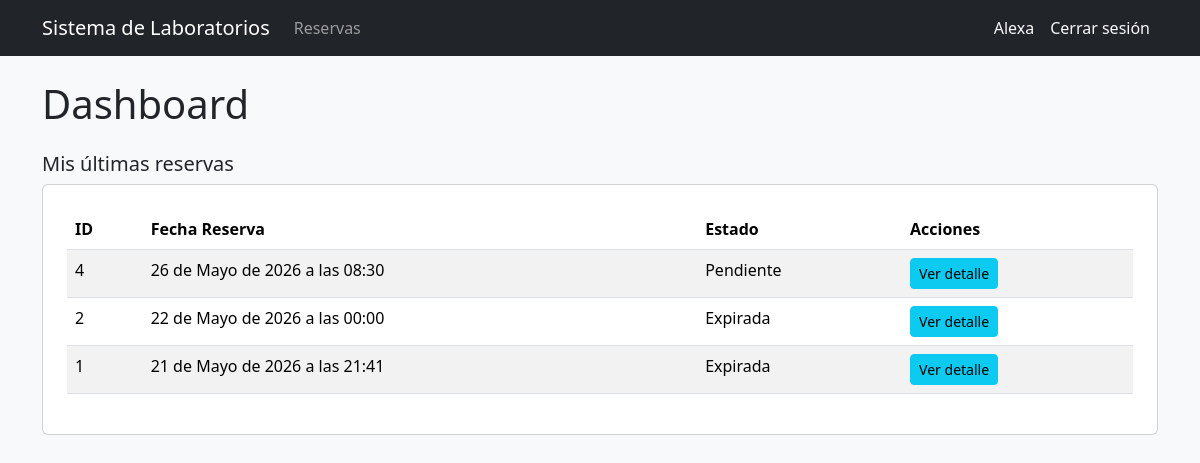
/ (signed in), run on the app's committed database.
### users/models.py (models this page shows, shortened)
class Usuario(AbstractUser):
    codigo = models.CharField(max_length=50, unique=True, blank=True)
    programa = models.CharField(max_length=100, blank=True)
    rol = models.ForeignKey(
        Rol,
        on_delete=models.CASCADE,
        null=True,
        blank=True
    )

### reservas/models.py (models this page shows, shortened)
class Reserva(models.Model):
    usuario = models.ForeignKey(
        'users.Usuario',
        on_delete=models.CASCADE
    )
    fecha_reserva = models.DateTimeField()
    hora_limite_retiro = models.DateTimeField(
        null=True,
        blank=True
    )
    fecha_devolucion = models.DateTimeField(
        null=True,
        blank=True
    )
    estado = models.ForeignKey(
        EstadoReserva,
        on_delete=models.CASCADE,
        null=True,
        blank=True
    )
    fecha_creacion = models.DateTimeField(auto_now_add=True)

class EstadoReserva(models.Model):
    nombre = models.CharField(max_length=50)
    def __str__(self):
        return self.nombre

### config/views.py (the view)
# urls.py: path('', dashboard, name='dashboard'),
@login_required
def dashboard(request):
    context = {}
    rol = request.user.rol.nombre if request.user.rol else None
    if rol == 'Administrador':
        context['total_items'] = ItemInventario.objects.count()
        context['items_disponibles'] = ItemInventario.objects.filter(estado__nombre='Disponible').count()
        context['items_prestados'] = ItemInventario.objects.filter(estado__nombre='Prestado').count()
        context['prestamos_activos'] = Prestamo.objects.filter(estado__nombre='Activo').count()
        context['reservas_pendientes'] = Reserva.objects.filter(estado__nombre='Pendiente').count()
        context['alertas_stock'] = [
            insumo for insumo in Insumo.objects.all()
            if insumo.stock_minimo_alcanzado()
        ]
    elif rol == 'Encargado':
        context['prestamos_activos'] = Prestamo.objects.filter(estado__nombre='Activo').count()
        context['reservas_pendientes'] = Reserva.objects.filter(estado__nombre='Pendiente').count()
    elif rol in ['Docente', 'Estudiante']:
        context['mis_reservas'] = Reserva.objects.filter(
            usuario=request.user
        ).order_by('-fecha_creacion')[:5]
    context['rol'] = rol
    return render(request, 'dashboard.html', context)

### templates/dashboard.html (shortened to what this page needs)
{% extends 'base_general.html' %}
{% block contenido %}
<h1 class="mb-4">Dashboard</h1>
{% if rol == 'Administrador' %}
    <div class="row mb-4">
        <div class="col-md-3">
            <div class="card text-white bg-primary p-3 text-center">
                <h5>Total Ítems</h5>
                <h2>{{ total_items }}</h2>
            </div>
        </div>
        <div class="col-md-3">
            <div class="card text-white bg-success p-3 text-center">
                <h5>Disponibles</h5>
                <h2>{{ items_disponibles }}</h2>
            </div>
        </div>
        <div class="col-md-3">
            <div class="card text-white bg-warning p-3 text-center">
                <h5>Prestados</h5>
                <h2>{{ items_prestados }}</h2>
            </div>
        </div>
        <div class="col-md-3">
            <div class="card text-white bg-info p-3 text-center">
                <h5>Préstamos Activos</h5>
                <h2>{{ prestamos_activos }}</h2>
            </div>
        </div>
    </div>
    <div class="row mb-4">
        <div class="col-md-3">
            <div class="card text-white bg-secondary p-3 text-center">
                <h5>Reservas Pendientes</h5>
                <h2>{{ reservas_pendientes }}</h2>
            </div>
        </div>
    </div>
    {% if alertas_stock %}
    <div class="alert alert-warning">
        <h5>⚠️ Insumos con stock bajo</h5>
        <ul class="mb-0">
            {% for insumo in alertas_stock %}
            <li>
                <strong>{{ insumo.nombre }}</strong> —
                Disponible: {{ insumo.cantidad_disponible }} |
                Mínimo: {{ insumo.stock_minimo }}
            </li>
            {% endfor %}
        </ul>
    </div>
    {% endif %}
{% elif rol == 'Docente' or rol == 'Estudiante' %}
    <h5>Mis últimas reservas</h5>
    {% if mis_reservas %}
    <div class="card p-4">
        <table class="table table-striped">
            <thead>
                <tr>
                    <th>ID</th>
                    <th>Fecha Reserva</th>
                    <th>Estado</th>
                    <th>Acciones</th>
                </tr>
            </thead>
            <tbody>
                {% for reserva in mis_reservas %}
                <tr>
                    <td>{{ reserva.id }}</td>
                    <td>{{ reserva.fecha_reserva }}</td>
                    <td>{{ reserva.estado }}</td>
                    <td>
                        <a href="/reservas/{{ reserva.id }}/" class="btn btn-info btn-sm">
                            Ver detalle
                        </a>
                    </td>
                </tr>
                {% endfor %}
            </tbody>
        </table>
    </div>
    {% else %}
    <p class="text-muted">No tienes reservas aún. <a href="/reservas/crear/">Crear una reserva</a></p>
    {% endif %}
{% endif %}
{% endblock %}

### templates/base_general.html (shortened to what this page needs)
<!DOCTYPE html>
<html lang="es">
<head>
    <link
        href="https://cdn.jsdelivr.net/npm/bootstrap@5.3.3/dist/css/bootstrap.min.css"
        rel="stylesheet"
    >
</head>
<body class="bg-light">
    <nav class="navbar navbar-expand-lg navbar-dark bg-dark">
    <div class="container">
        <a class="navbar-brand" href="/">Sistema de Laboratorios</a>
        <div class="navbar-nav">
    {% if user.rol.nombre == 'Administrador' %}
        <a class="nav-link" href="/inventario/">Insumos</a>
        <a class="nav-link" href="/inventario/items/">Items</a>
        <a class="nav-link" href="/inventario/movimientos/">Movimientos</a>
        <a class="nav-link" href="/prestamos/">Préstamos</a>
        <a class="nav-link" href="/reservas/">Reservas</a>
        <a class="nav-link" href="/usuarios/">Usuarios</a>
        <a class="nav-link" href="/laboratorio/">Laboratorio</a>
    {% elif user.rol.nombre == 'Encargado' %}
        <a class="nav-link" href="/inventario/items/">Items</a>
        <a class="nav-link" href="/inventario/movimientos/">Movimientos</a>
        <a class="nav-link" href="/prestamos/">Préstamos</a>
        <a class="nav-link" href="/reservas/">Reservas</a>
        <a class="nav-link" href="/laboratorio/">Laboratorio</a>
    {% elif user.rol.nombre == 'Docente' %}
        <a class="nav-link" href="/reservas/">Reservas</a>
        <a class="nav-link" href="/prestamos/">Préstamos</a>
    {% elif user.rol.nombre == 'Estudiante' %}
        <a class="nav-link" href="/reservas/">Reservas</a>
    {% endif %}
</div>
        <div class="navbar-nav ms-auto">
    {% if user.is_authenticated %}
    <span class="nav-link text-light">{{ user.username }}</span>
    <form method="POST" action="/logout/">
        <button type="submit" class="btn btn-link nav-link text-light">
            Cerrar sesión
        </button>
    </form>
    {% endif %}
</div>
</nav>
    <div class="container mt-4">
        {% block contenido %}
        {% endblock %}
    </div>
</body>
</html>

### data on the page
Usuario: username "Alexa"
Reserva: id "4", fecha_reserva "26 de Mayo de 2026 a las 08:30", estado "Pendiente"
Reserva: id "2", fecha_reserva "22 de Mayo de 2026 a las 00:00", estado "Expirada"
Reserva: id "1", fecha_reserva "21 de Mayo de 2026 a las 21:41", estado "Expirada"
